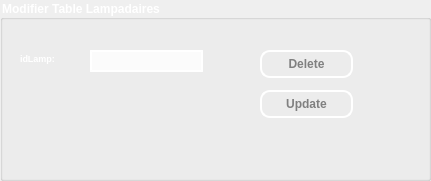
  <widget class="QGroupBox" name="groupBox_2">
   <property name="geometry">
    <rect>
     <x>500</x>
     <y>90</y>
     <width>431</width>
     <height>181</height>
    </rect>
   </property>
   <property name="font">
    <font>
     <weight>75</weight>
     <bold>true</bold>
    </font>
   </property>
   <property name="styleSheet">
    <string notr="true">QGroupBox{
color:white;

}
QPushButton::Enabled {
  color: white;
}
QLabel{color:white}
QPushButton::Disabled {
  color: Gray;
}</string>
   </property>
   <property name="title">
    <string>Modifier Table Lampadaires</string>
   </property>
   <widget class="QLabel" name="label">
    <property name="geometry">
     <rect>
      <x>20</x>
      <y>50</y>
      <width>53</width>
      <height>16</height>
     </rect>
    </property>
    <property name="palette">
     <palette>
      <active>
       <colorrole role="WindowText">
        <brush brushstyle="SolidPattern">
         <color alpha="255">
          <red>255</red>
          <green>255</green>
          <blue>255</blue>
         </color>
        </brush>
       </colorrole>
       <colorrole role="Text">
        <brush brushstyle="SolidPattern">
         <color alpha="255">
          <red>255</red>
          <green>255</green>
          <blue>255</blue>
         </color>
        </brush>
       </colorrole>
       <colorrole role="ButtonText">
        <brush brushstyle="SolidPattern">
         <color alpha="255">
          <red>255</red>
          <green>255</green>
          <blue>255</blue>
         </color>
        </brush>
       </colorrole>
      </active>
      <inactive>
       <colorrole role="WindowText">
        <brush brushstyle="SolidPattern">
         <color alpha="255">
          <red>255</red>
          <green>255</green>
          <blue>255</blue>
         </color>
        </brush>
       </colorrole>
       <colorrole role="Text">
        <brush brushstyle="SolidPattern">
         <color alpha="255">
          <red>255</red>
          <green>255</green>
          <blue>255</blue>
         </color>
        </brush>
       </colorrole>
       <colorrole role="ButtonText">
        <brush brushstyle="SolidPattern">
         <color alpha="255">
          <red>255</red>
          <green>255</green>
          <blue>255</blue>
         </color>
        </brush>
       </colorrole>
      </inactive>
      <disabled>
       <colorrole role="WindowText">
        <brush brushstyle="SolidPattern">
         <color alpha="255">
          <red>255</red>
          <green>255</green>
          <blue>255</blue>
         </color>
        </brush>
       </colorrole>
       <colorrole role="Text">
        <brush brushstyle="SolidPattern">
         <color alpha="255">
          <red>255</red>
          <green>255</green>
          <blue>255</blue>
         </color>
        </brush>
       </colorrole>
       <colorrole role="ButtonText">
        <brush brushstyle="SolidPattern">
         <color alpha="255">
          <red>255</red>
          <green>255</green>
          <blue>255</blue>
         </color>
        </brush>
       </colorrole>
      </disabled>
     </palette>
    </property>
    <property name="font">
     <font>
      <pointsize>7</pointsize>
      <weight>75</weight>
      <bold>true</bold>
     </font>
    </property>
    <property name="text">
     <string>idLamp:</string>
    </property>
   </widget>
   <widget class="QLineEdit" name="lineEditid">
    <property name="enabled">
     <bool>false</bool>
    </property>
    <property name="geometry">
     <rect>
      <x>90</x>
      <y>50</y>
      <width>113</width>
      <height>22</height>
     </rect>
    </property>
    <property name="styleSheet">
     <string notr="true">QLineEdit { background-color: rgba(255, 255, 255, 0.8); border: 1px solid gray; }
QLineEdit { border: 2px solid white; border-style: outset; }
QLineEdit { font-weight: bold; color: Gray; }</string>
    </property>
   </widget>
   <widget class="QPushButton" name="pushButton_2">
    <property name="enabled">
     <bool>false</bool>
    </property>
    <property name="geometry">
     <rect>
      <x>260</x>
      <y>90</y>
      <width>93</width>
      <height>28</height>
     </rect>
    </property>
    <property name="palette">
     <palette>
      <active>
       <colorrole role="WindowText">
        <brush brushstyle="SolidPattern">
         <color alpha="255">
          <red>255</red>
          <green>255</green>
          <blue>255</blue>
         </color>
        </brush>
       </colorrole>
       <colorrole role="Button">
        <brush brushstyle="SolidPattern">
         <color alpha="0">
          <red>0</red>
          <green>0</green>
          <blue>0</blue>
         </color>
        </brush>
       </colorrole>
       <colorrole role="Text">
        <brush brushstyle="SolidPattern">
         <color alpha="255">
          <red>255</red>
          <green>255</green>
          <blue>255</blue>
         </color>
        </brush>
       </colorrole>
       <colorrole role="ButtonText">
        <brush brushstyle="SolidPattern">
         <color alpha="255">
          <red>255</red>
          <green>255</green>
          <blue>255</blue>
         </color>
        </brush>
       </colorrole>
       <colorrole role="Base">
        <brush brushstyle="SolidPattern">
         <color alpha="0">
          <red>0</red>
          <green>0</green>
          <blue>0</blue>
         </color>
        </brush>
       </colorrole>
       <colorrole role="Window">
        <brush brushstyle="SolidPattern">
         <color alpha="0">
          <red>0</red>
          <green>0</green>
          <blue>0</blue>
         </color>
        </brush>
       </colorrole>
      </active>
      <inactive>
       <colorrole role="WindowText">
        <brush brushstyle="SolidPattern">
         <color alpha="255">
          <red>255</red>
          <green>255</green>
          <blue>255</blue>
         </color>
        </brush>
       </colorrole>
       <colorrole role="Button">
        <brush brushstyle="SolidPattern">
         <color alpha="0">
          <red>0</red>
          <green>0</green>
          <blue>0</blue>
         </color>
        </brush>
       </colorrole>
       <colorrole role="Text">
        <brush brushstyle="SolidPattern">
         <color alpha="255">
          <red>255</red>
          <green>255</green>
          <blue>255</blue>
         </color>
        </brush>
       </colorrole>
       <colorrole role="ButtonText">
        <brush brushstyle="SolidPattern">
         <color alpha="255">
          <red>255</red>
          <green>255</green>
          <blue>255</blue>
         </color>
        </brush>
       </colorrole>
       <colorrole role="Base">
        <brush brushstyle="SolidPattern">
         <color alpha="0">
          <red>0</red>
          <green>0</green>
          <blue>0</blue>
         </color>
        </brush>
       </colorrole>
       <colorrole role="Window">
        <brush brushstyle="SolidPattern">
         <color alpha="0">
          <red>0</red>
          <green>0</green>
          <blue>0</blue>
         </color>
        </brush>
       </colorrole>
      </inactive>
      <disabled>
       <colorrole role="WindowText">
        <brush brushstyle="SolidPattern">
         <color alpha="255">
          <red>128</red>
          <green>128</green>
          <blue>128</blue>
         </color>
        </brush>
       </colorrole>
       <colorrole role="Button">
        <brush brushstyle="SolidPattern">
         <color alpha="0">
          <red>0</red>
          <green>0</green>
          <blue>0</blue>
         </color>
        </brush>
       </colorrole>
       <colorrole role="Text">
        <brush brushstyle="SolidPattern">
         <color alpha="255">
          <red>128</red>
          <green>128</green>
          <blue>128</blue>
         </color>
        </brush>
       </colorrole>
       <colorrole role="ButtonText">
        <brush brushstyle="SolidPattern">
         <color alpha="255">
          <red>128</red>
          <green>128</green>
          <blue>128</blue>
         </color>
        </brush>
       </colorrole>
       <colorrole role="Base">
        <brush brushstyle="SolidPattern">
         <color alpha="0">
          <red>0</red>
          <green>0</green>
          <blue>0</blue>
         </color>
        </brush>
       </colorrole>
       <colorrole role="Window">
        <brush brushstyle="SolidPattern">
         <color alpha="0">
          <red>0</red>
          <green>0</green>
          <blue>0</blue>
         </color>
        </brush>
       </colorrole>
      </disabled>
     </palette>
    </property>
    <property name="font">
     <font>
      <pointsize>-1</pointsize>
      <weight>75</weight>
      <bold>true</bold>
     </font>
    </property>
    <property name="styleSheet">
     <string notr="true">QPushButton { background-color: rgba(0, 0, 0, 0);
 }
QPushButton { border: 2px solid white; border-radius: 5px; font-size: 12px; }
QPushButton { border: 2px solid white; border-radius: 10px; background-color: transparent; padding: 5px;
font-weight: bold; }
QPushButton:hover { border: 2px solid white; background-color: rgba(220, 220, 220, 0.5); }
button:enabled {
  color: white;
font-weight: bold;
}</string>
    </property>
    <property name="text">
     <string>Update</string>
    </property>
   </widget>
   <widget class="QPushButton" name="pushButton_3">
    <property name="enabled">
     <bool>false</bool>
    </property>
    <property name="geometry">
     <rect>
      <x>260</x>
      <y>50</y>
      <width>93</width>
      <height>28</height>
     </rect>
    </property>
    <property name="palette">
     <palette>
      <active>
       <colorrole role="WindowText">
        <brush brushstyle="SolidPattern">
         <color alpha="255">
          <red>255</red>
          <green>255</green>
          <blue>255</blue>
         </color>
        </brush>
       </colorrole>
       <colorrole role="Button">
        <brush brushstyle="SolidPattern">
         <color alpha="0">
          <red>0</red>
          <green>0</green>
          <blue>0</blue>
         </color>
        </brush>
       </colorrole>
       <colorrole role="Text">
        <brush brushstyle="SolidPattern">
         <color alpha="255">
          <red>255</red>
          <green>255</green>
          <blue>255</blue>
         </color>
        </brush>
       </colorrole>
       <colorrole role="ButtonText">
        <brush brushstyle="SolidPattern">
         <color alpha="255">
          <red>255</red>
          <green>255</green>
          <blue>255</blue>
         </color>
        </brush>
       </colorrole>
       <colorrole role="Base">
        <brush brushstyle="SolidPattern">
         <color alpha="0">
          <red>0</red>
          <green>0</green>
          <blue>0</blue>
         </color>
        </brush>
       </colorrole>
       <colorrole role="Window">
        <brush brushstyle="SolidPattern">
         <color alpha="0">
          <red>0</red>
          <green>0</green>
          <blue>0</blue>
         </color>
        </brush>
       </colorrole>
      </active>
      <inactive>
       <colorrole role="WindowText">
        <brush brushstyle="SolidPattern">
         <color alpha="255">
          <red>255</red>
          <green>255</green>
          <blue>255</blue>
         </color>
        </brush>
       </colorrole>
       <colorrole role="Button">
        <brush brushstyle="SolidPattern">
         <color alpha="0">
          <red>0</red>
          <green>0</green>
          <blue>0</blue>
         </color>
        </brush>
       </colorrole>
       <colorrole role="Text">
        <brush brushstyle="SolidPattern">
         <color alpha="255">
          <red>255</red>
          <green>255</green>
          <blue>255</blue>
         </color>
        </brush>
       </colorrole>
       <colorrole role="ButtonText">
        <brush brushstyle="SolidPattern">
         <color alpha="255">
          <red>255</red>
          <green>255</green>
          <blue>255</blue>
         </color>
        </brush>
       </colorrole>
       <colorrole role="Base">
        <brush brushstyle="SolidPattern">
         <color alpha="0">
          <red>0</red>
          <green>0</green>
          <blue>0</blue>
         </color>
        </brush>
       </colorrole>
       <colorrole role="Window">
        <brush brushstyle="SolidPattern">
         <color alpha="0">
          <red>0</red>
          <green>0</green>
          <blue>0</blue>
         </color>
        </brush>
       </colorrole>
      </inactive>
      <disabled>
       <colorrole role="WindowText">
        <brush brushstyle="SolidPattern">
         <color alpha="255">
          <red>128</red>
          <green>128</green>
          <blue>128</blue>
         </color>
        </brush>
       </colorrole>
       <colorrole role="Button">
        <brush brushstyle="SolidPattern">
         <color alpha="0">
          <red>0</red>
          <green>0</green>
          <blue>0</blue>
         </color>
        </brush>
       </colorrole>
       <colorrole role="Text">
        <brush brushstyle="SolidPattern">
         <color alpha="255">
          <red>128</red>
          <green>128</green>
          <blue>128</blue>
         </color>
        </brush>
       </colorrole>
       <colorrole role="ButtonText">
        <brush brushstyle="SolidPattern">
         <color alpha="255">
          <red>128</red>
          <green>128</green>
          <blue>128</blue>
         </color>
        </brush>
       </colorrole>
       <colorrole role="Base">
        <brush brushstyle="SolidPattern">
         <color alpha="0">
          <red>0</red>
          <green>0</green>
          <blue>0</blue>
         </color>
        </brush>
       </colorrole>
       <colorrole role="Window">
        <brush brushstyle="SolidPattern">
         <color alpha="0">
          <red>0</red>
          <green>0</green>
          <blue>0</blue>
         </color>
        </brush>
       </colorrole>
      </disabled>
     </palette>
    </property>
    <property name="font">
     <font>
      <pointsize>-1</pointsize>
      <weight>75</weight>
      <bold>true</bold>
     </font>
    </property>
    <property name="styleSheet">
     <string notr="true">QPushButton { background-color: rgba(0, 0, 0, 0);
 }
QPushButton { border: 2px solid white; border-radius: 5px; font-size: 12px; }
QPushButton { border: 2px solid white; border-radius: 10px; background-color: transparent; padding: 5px;
font-weight: bold; }
QPushButton:hover { border: 2px solid white; background-color: rgba(220, 220, 220, 0.5); }
button:enabled {
  color: white;
font-weight: bold;
}</string>
    </property>
    <property name="text">
     <string>Delete</string>
    </property>
   </widget>
  </widget>
